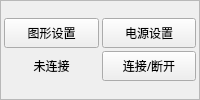
         <widget class="QFrame" name="frameSystemSetting">
          <property name="minimumSize">
           <size>
            <width>0</width>
            <height>0</height>
           </size>
          </property>
          <property name="font">
           <font>
            <family>Sarasa Fixed SC SemiBold</family>
           </font>
          </property>
          <property name="frameShape">
           <enum>QFrame::StyledPanel</enum>
          </property>
          <property name="frameShadow">
           <enum>QFrame::Plain</enum>
          </property>
          <layout class="QVBoxLayout" name="verticalLayout_13" stretch="0">
           <property name="leftMargin">
            <number>3</number>
           </property>
           <property name="topMargin">
            <number>3</number>
           </property>
           <property name="rightMargin">
            <number>3</number>
           </property>
           <property name="bottomMargin">
            <number>3</number>
           </property>
           <item>
            <layout class="QVBoxLayout" name="verticalLayout_14">
             <property name="spacing">
              <number>3</number>
             </property>
             <item>
              <layout class="QHBoxLayout" name="horizontalLayout_21">
               <property name="topMargin">
                <number>0</number>
               </property>
               <item>
                <widget class="QPushButton" name="btnGraphics">
                 <property name="minimumSize">
                  <size>
                   <width>0</width>
                   <height>30</height>
                  </size>
                 </property>
                 <property name="maximumSize">
                  <size>
                   <width>999</width>
                   <height>16777215</height>
                  </size>
                 </property>
                 <property name="font">
                  <font>
                   <family>Sarasa Fixed SC SemiBold</family>
                  </font>
                 </property>
                 <property name="text">
                  <string>图形设置</string>
                 </property>
                </widget>
               </item>
               <item>
                <widget class="QPushButton" name="btnSettings">
                 <property name="minimumSize">
                  <size>
                   <width>0</width>
                   <height>30</height>
                  </size>
                 </property>
                 <property name="maximumSize">
                  <size>
                   <width>999</width>
                   <height>16777215</height>
                  </size>
                 </property>
                 <property name="font">
                  <font>
                   <family>Sarasa Fixed SC SemiBold</family>
                  </font>
                 </property>
                 <property name="text">
                  <string>电源设置</string>
                 </property>
                </widget>
               </item>
              </layout>
             </item>
             <item>
              <layout class="QHBoxLayout" name="horizontalLayout_12" stretch="1,1">
               <item>
                <widget class="QLabel" name="labelConnectState">
                 <property name="font">
                  <font>
                   <family>Sarasa Fixed SC SemiBold</family>
                   <italic>false</italic>
                   <bold>false</bold>
                  </font>
                 </property>
                 <property name="text">
                  <string>未连接</string>
                 </property>
                 <property name="textFormat">
                  <enum>Qt::AutoText</enum>
                 </property>
                 <property name="alignment">
                  <set>Qt::AlignCenter</set>
                 </property>
                 <property name="margin">
                  <number>3</number>
                 </property>
                </widget>
               </item>
               <item>
                <widget class="QPushButton" name="btnConnect">
                 <property name="minimumSize">
                  <size>
                   <width>0</width>
                   <height>30</height>
                  </size>
                 </property>
                 <property name="font">
                  <font>
                   <family>Sarasa Fixed SC SemiBold</family>
                  </font>
                 </property>
                 <property name="text">
                  <string>连接/断开</string>
                 </property>
                </widget>
               </item>
              </layout>
             </item>
            </layout>
           </item>
          </layout>
         </widget>
